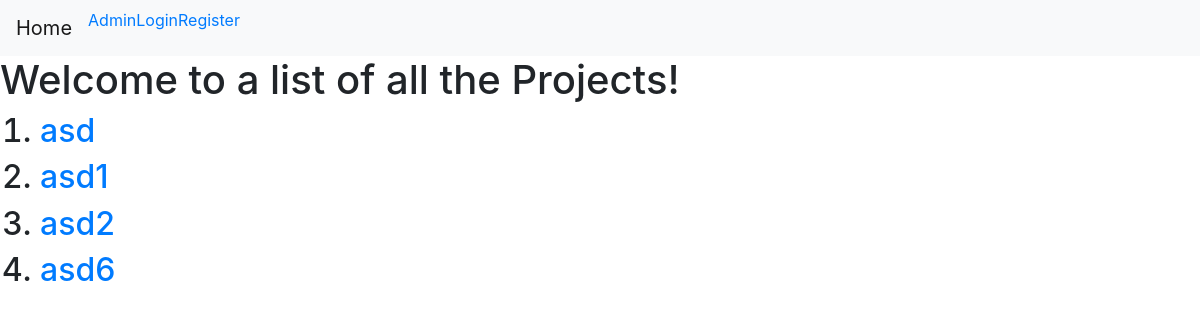
The page /webapp/donator/list_all on the database as committed earlier.
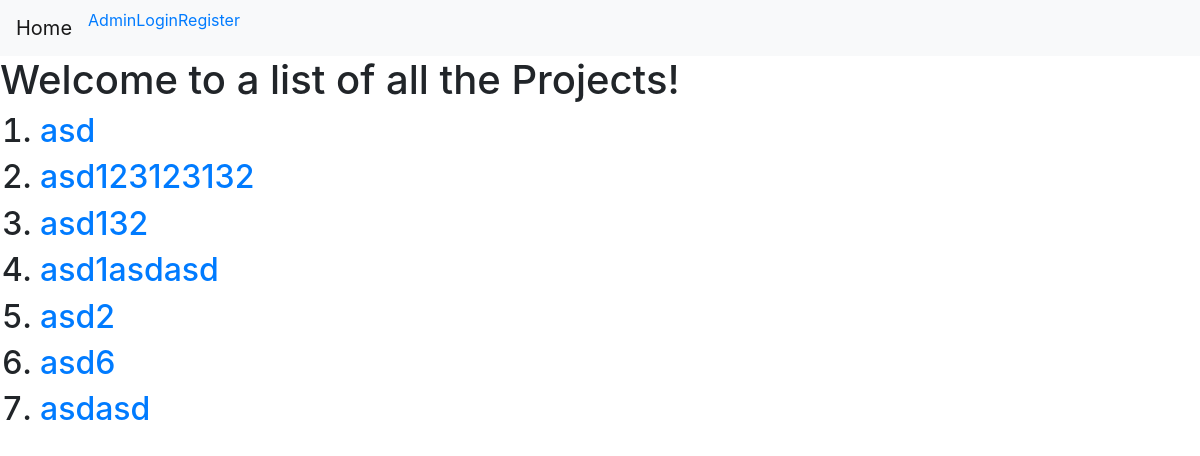
The same page on the database as committed later.
### webapp/models.py (models this page shows, shortened)
class Project(models.Model):
    owner = models.IntegerField()
    scientist = models.ForeignKey(Scientist, on_delete=models.CASCADE, related_name="scientist")
    donator = models.ManyToManyField(Donator, blank=True)
    name = models.CharField(max_length=50, unique=True)
    description = models.CharField(max_length=500)

### webapp/views.py (the view)
# urls.py: path("donator/list_all", views.DonatorList, name="donator_list"),
def DonatorList(request):
    pd_list = Project.objects.order_by("name")
    return render(request, "webapp/project_donator_list.html", context={"pd_list": pd_list})

### templates/webapp/project_donator_list.html
{% extends 'webapp/base.html' %}
{{% block body_block %}
<h1>Welcome to a list of all the Projects!</h1>
    <ol>
        {% for project in pd_list %}
        <h2><li><a href="{{project.id}}">{{project.name}}</a></li></h2>
        {% endfor %}
    </ol>
{% endblock body_block %}

### templates/webapp/base.html (shortened to what this page needs)
<!DOCTYPE html>
<html lang="en">
<head>
    <link rel="stylesheet" href="https://stackpath.bootstrapcdn.com/bootstrap/4.5.0/css/bootstrap.min.css">
</head>
<body>
    <nav class="navbar navbar-expand-lg navbar-light bg-light ">
        <div class="collapse navbar-collapse" id="navbarNavAltMarkup">
          <ul class="navbar-nav">
              <li><a class="navbar-brand" href="{%url "index" %}">Home</a></li>
              <li><a class="navbar-link" href="{% url "admin:index" %}">Admin</a></li>
              {% if user.is_authenticated %}
                <li><a class="navbar-link" href="{% url "logout" %}">Logout</a></li>
                {% if user.scientist.is_scientist %}
                <li> <a class="nav-item nav-link" href="{% url "webapp:profile" %}">Profile</a></li>
                {% endif %}
              {% else %}
              <li><a class="navbar-link" href="{% url "user_login" %}">Login</a></li>
              <li><a class="navbar-link" href="{% url "webapp:register" %}">Register</a></li>
              {% endif %}
          </ul>
    </nav>
    {% block body_block%}
    {% endblock %}
</body>
</html>

Rows that differ between the two databases and show on the page:
added Project: name "asd123123132"
added Project: name "asd132"
changed Project: name "asd1" → "asd1asdasd"
added Project: name "asdasd"
